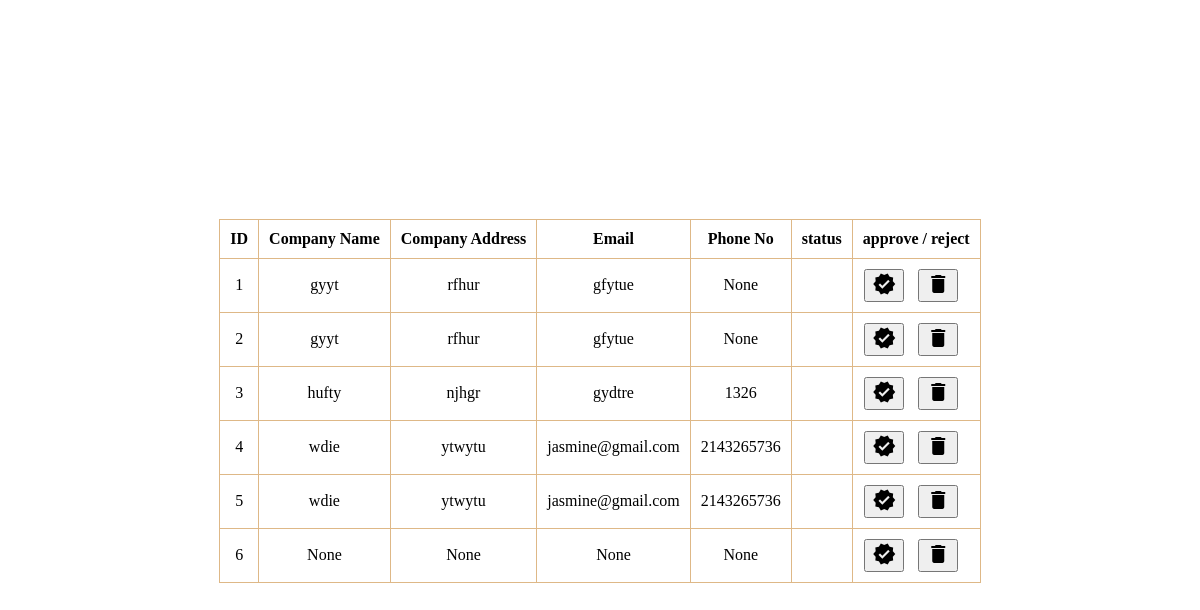
Before: /ApprovePage/ with the older database file.
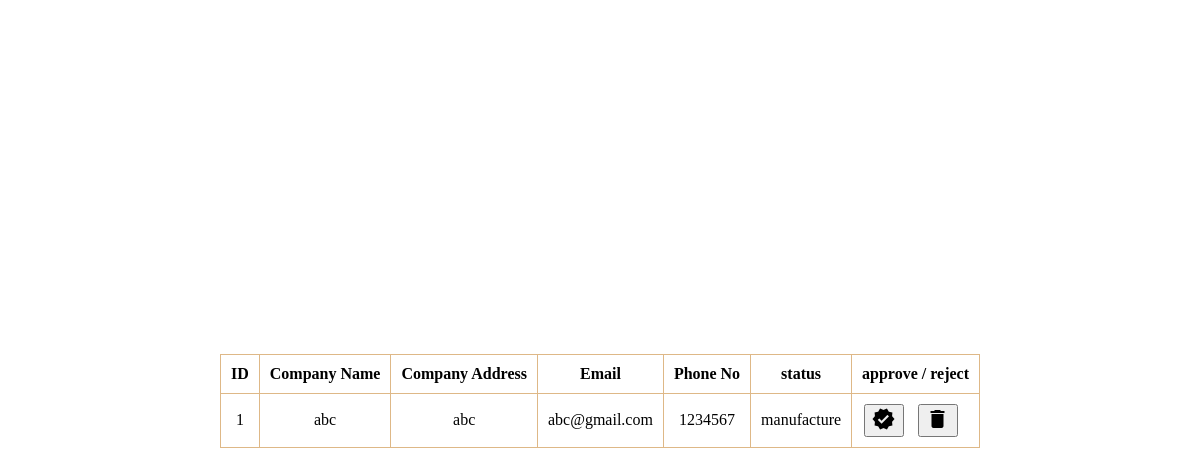
After: the same page with the newer database file.
### sampleApp/models.py (models this page shows)
class ManufactureTable(models.Model):
    LOGINID=models.ForeignKey(LoginTable,on_delete=models.CASCADE,null=True,blank=True)
    CompanyName = models.CharField(max_length=100, null=True, blank=True)
    CompanyAddress = models.CharField(max_length=100, null=True, blank=True)
    Email = models.CharField(max_length=100, null=True, blank=True)
    phone =  models.IntegerField(null=True, blank=True)

class LoginTable(models.Model):
    UserName = models.CharField(max_length=100, null=True, blank=True)
    PassWord = models.CharField(max_length=100, null=True, blank=True)
    type = models.CharField(max_length=100, null=True, blank=True)

### sampleApp/views.py (the view)
# urls.py: path('ApprovePage/', ApprovePage.as_view(),name="Approve_page"),
class ApprovePage(View):
     def get(self, request):
        v=ManufactureTable.objects.all()
        return render(request,'approve.html',{'man':v})

### templates/approve.html (shortened to what this page needs)
{% load static %}
<!DOCTYPE html>
<html lang="en">
<head>
    <link rel="stylesheet" href="{% static 'css/approve.css' %}">
</head>
<body>
    <table >
        <tr>
            <th>ID</th>
            <th>Company Name</th>
            <th>Company Address</th>
            <th>Email</th>
            <th>Phone No</th>
            <th>status</th>
            <th>approve / reject</th>
        </tr>
        {% for i in man %}
        <tr>
            <td>{{forloop.counter}}</td>
            <td>{{i.CompanyName}}</td>
            <td>{{i.CompanyAddress}}</td>
            <td>{{i.Email}}</td>
            <td>{{i.phone}}</td>
            <td>{{i.LOGINID.type}}</td>
            <td>
                <a href="/Accept_Man/{{i.id}}/">                <button>
                    <i class="material-icons">verified</i>
                </button></a>
                <a href="/Reject_Man/{{i.id}}/">                <button>
                    <i class="material-icons">delete</i>
                </button></a>
            </td>
        </tr>
        {% endfor %}
    </table>
</body>
</html>

### static/css/approve.css (style rules this page uses)
body { display: flex; justify-content: center; align-items: center; height: 100vh; }
table { border: 1px solid burlywood; padding: 10px; border-collapse:collapse ; margin-bottom: 15px; }
th, td { padding: 10px; border: 1px solid burlywood; }
button { margin-right: 10px; transition: 0.5s ; }
table { margin-bottom: 15px; text-align: center; }

Changed rows visible on the page:
removed ManufactureTable: CompanyName "gyyt", CompanyAddress "rfhur", Email "gfytue", phone "None"
removed ManufactureTable: CompanyName "gyyt", CompanyAddress "rfhur", Email "gfytue", phone "None"
removed ManufactureTable: CompanyName "hufty", CompanyAddress "njhgr", Email "gydtre", phone "1326"
removed ManufactureTable: CompanyName "wdie", CompanyAddress "ytwytu", Email "jasmine@gmail.com", phone "2143265736"
removed ManufactureTable: CompanyName "wdie", CompanyAddress "ytwytu", Email "jasmine@gmail.com", phone "2143265736"
removed ManufactureTable: CompanyName "None", CompanyAddress "None", Email "None", phone "None"
added ManufactureTable: CompanyName "abc", CompanyAddress "abc", Email "abc@gmail.com", phone "1234567", LOGINID.type "manufacture"
